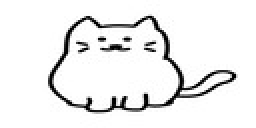
#> input picture gato-1.jpg, 128 x 64 px (shown 2 times larger)
$ python image_to_c_array.py
#> lines starting #> are read from the running program, lines starting #| are printed output that depends on the picture; after the words box and inside, x2 and y2 are one past the last pixel; in counts of white or black regions, pixels touching at a corner belong together
from PIL import Image

def imagen_a_byte_array(ruta_imagen, invertir=False):
    """
    Convierte una imagen a un array de bytes en formato hexadecimal (Arduino style).
    """
#> called with ruta_imagen = 'gato-1.jpg', invertir = False
    try:
        # Abrimos la imagen y la convertimos a modo 1-bit (blanco y negro puro)
        with Image.open(ruta_imagen) as img:
#> img is the input picture: PIL image 128x64 L; min 0, max 255, mean 237.7
            img = img.convert('1')
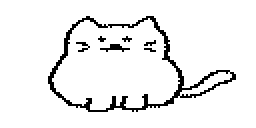
#> img: PIL image 128x64 1 (shown 2 times larger); 93.4% white; black in thin lines or dots, all inside (x1, y1, x2, y2) = (24, 8, 118, 56)
            ancho, alto = img.size
#> ancho = 128; alto = 64
            datos = list(img.getdata())
#> datos = 8192 values, max 255 at index 0, min 0 at index 1067, mean 238.2

            byte_array = []
            byte_actual = 0
            contador_bits = 0

            for pixel in datos:
                # En modo '1', 255 es blanco y 0 es negro.
                # Ajustamos la lógica según si queremos invertir la imagen.
                bit = 1 if pixel > 0 else 0
                if invertir:
                    bit = 1 - bit

                # Vamos construyendo el byte (MSB First - el primer bit es el más significativo)
                byte_actual = (byte_actual << 1) | bit
                contador_bits += 1

                # Cuando completamos 8 bits, lo guardamos y reseteamos
                if contador_bits == 8:
                    byte_array.append(f"0x{byte_actual:02x}")
                    byte_actual = 0
                    contador_bits = 0
#> this loop made 8192 passes
#> after the loop, byte_actual = 0; byte_array = 1024 items, first 6: '0xff', '0xff', '0xff', '0xff', '0xff', '0xff'; contador_bits = 0

            # Si quedaron bits sueltos al final de una fila
            if contador_bits > 0:
                byte_actual <<= (8 - contador_bits)
                byte_array.append(f"0x{byte_actual:02x}")

            # Formatear la salida como texto para Arduino
            salida_formateada = ", ".join(byte_array)
            return salida_formateada, ancho, alto

    except Exception as e:
        return f"Error: {e}", 0, 0

# --- Ejemplo de uso ---
if __name__ == "__main__":
    codigo, w, h = imagen_a_byte_array("gato-1.jpg")
#> w = 128; h = 64
    print(f"// Imagen de {w}x{h} píxeles")
#| // Imagen de 128x64 píxeles
    print(f"const unsigned char mi_imagen [] PROGMEM = {{")
    print(codigo)
#> (printed output is left out)
    print("};")

$ run again, with cat-0.jpg copied over gato-1.jpg
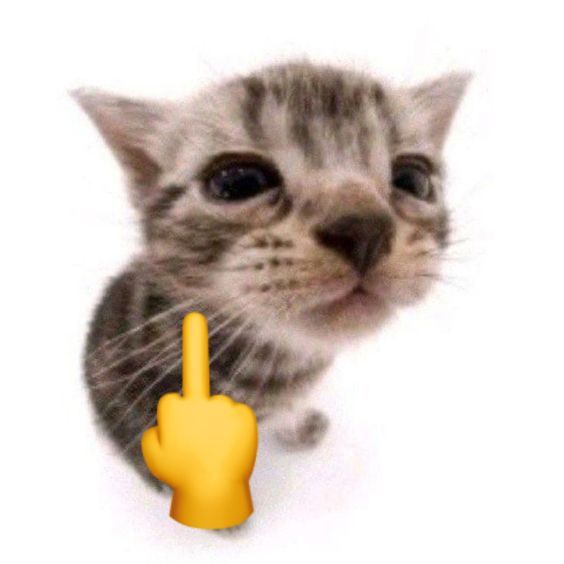
#> input picture cat-0.jpg, 564 x 564 px
#> in imagen_a_byte_array, img is the input picture: PIL image 564x564 RGB; mean R, G, B 215.6, 205.1, 195.6
#> in imagen_a_byte_array, `img = img.convert('1')`:
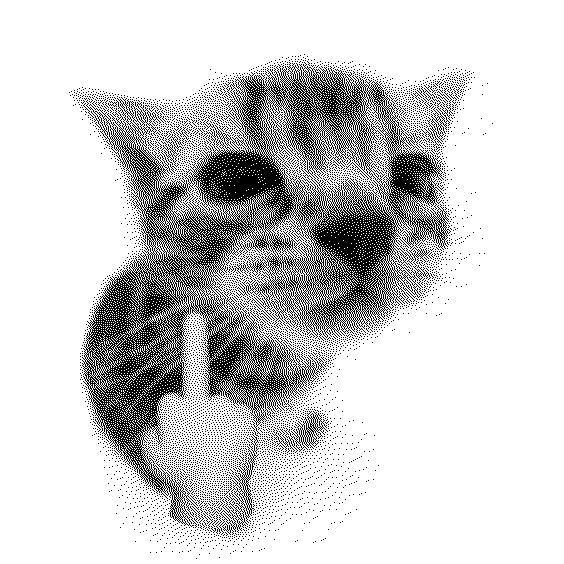
#> img: PIL image 564x564 1; 81.2% white; black in thin lines or dots, all inside (x1, y1, x2, y2) = (69, 54, 493, 559)
#> datos = 318096 items
#> the loop in imagen_a_byte_array, `for pixel in datos: # En modo '1', 255 es blanco y 0 es negro.` made 318096 passes
#> after the loop in imagen_a_byte_array, `for pixel in datos:`: byte_actual = 0; byte_array = 39762 items; contador_bits = 0
#> w = 564
#| // Imagen de 564x564 píxeles
#> (printed output is left out)
